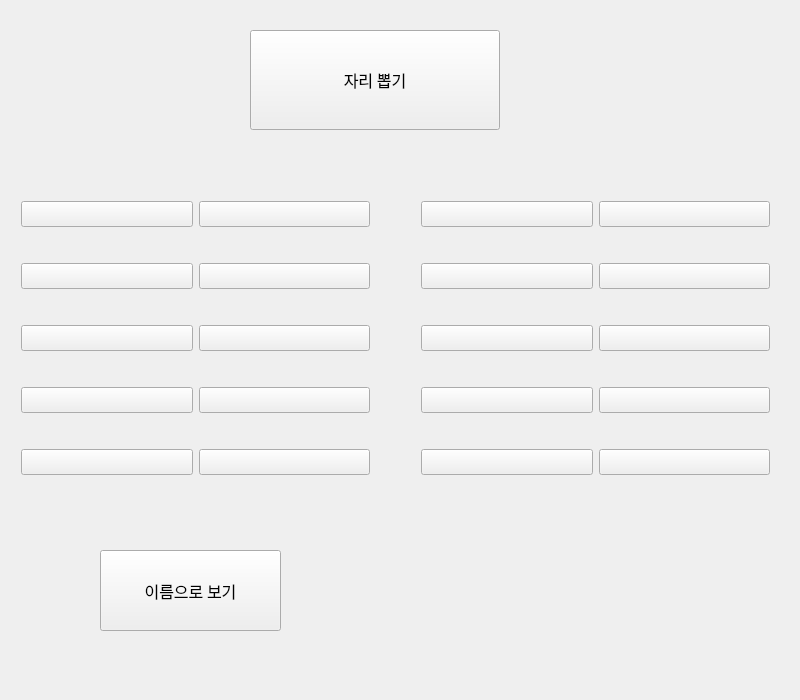
<?xml version="1.0" encoding="UTF-8"?>
<ui version="4.0">
 <class>Class_sit</class>
 <widget class="QWidget" name="Class_sit">
  <property name="geometry">
   <rect>
    <x>0</x>
    <y>0</y>
    <width>800</width>
    <height>700</height>
   </rect>
  </property>
  <property name="font">
   <font>
    <family>맑은 고딕</family>
    <pointsize>10</pointsize>
   </font>
  </property>
  <property name="windowTitle">
   <string>Class_sit</string>
  </property>
  <widget class="QPushButton" name="sit_set_BT">
   <property name="geometry">
    <rect>
     <x>250</x>
     <y>30</y>
     <width>250</width>
     <height>100</height>
    </rect>
   </property>
   <property name="font">
    <font>
     <pointsize>12</pointsize>
    </font>
   </property>
   <property name="text">
    <string>자리 뽑기</string>
   </property>
  </widget>
  <widget class="QWidget" name="layoutWidget">
   <property name="geometry">
    <rect>
     <x>410</x>
     <y>160</y>
     <width>371</width>
     <height>361</height>
    </rect>
   </property>
   <layout class="QHBoxLayout" name="G2">
    <item>
     <layout class="QVBoxLayout" name="Line_3">
      <item>
       <widget class="QPushButton" name="Sit_3">
        <property name="text">
         <string/>
        </property>
       </widget>
      </item>
      <item>
       <widget class="QPushButton" name="Sit_7">
        <property name="text">
         <string/>
        </property>
       </widget>
      </item>
      <item>
       <widget class="QPushButton" name="Sit_11">
        <property name="text">
         <string/>
        </property>
       </widget>
      </item>
      <item>
       <widget class="QPushButton" name="Sit_15">
        <property name="text">
         <string/>
        </property>
       </widget>
      </item>
      <item>
       <widget class="QPushButton" name="Sit_19">
        <property name="text">
         <string/>
        </property>
       </widget>
      </item>
     </layout>
    </item>
    <item>
     <layout class="QVBoxLayout" name="Line_4">
      <item>
       <widget class="QPushButton" name="Sit_4">
        <property name="text">
         <string/>
        </property>
       </widget>
      </item>
      <item>
       <widget class="QPushButton" name="Sit_8">
        <property name="text">
         <string/>
        </property>
       </widget>
      </item>
      <item>
       <widget class="QPushButton" name="Sit_12">
        <property name="text">
         <string/>
        </property>
       </widget>
      </item>
      <item>
       <widget class="QPushButton" name="Sit_16">
        <property name="text">
         <string/>
        </property>
       </widget>
      </item>
      <item>
       <widget class="QPushButton" name="Sit_20">
        <property name="text">
         <string/>
        </property>
       </widget>
      </item>
     </layout>
    </item>
   </layout>
  </widget>
  <widget class="QWidget" name="layoutWidget_2">
   <property name="geometry">
    <rect>
     <x>10</x>
     <y>160</y>
     <width>371</width>
     <height>361</height>
    </rect>
   </property>
   <layout class="QHBoxLayout" name="G1">
    <item>
     <layout class="QVBoxLayout" name="Line_1">
      <item>
       <widget class="QPushButton" name="Sit_1">
        <property name="text">
         <string/>
        </property>
       </widget>
      </item>
      <item>
       <widget class="QPushButton" name="Sit_5">
        <property name="text">
         <string/>
        </property>
       </widget>
      </item>
      <item>
       <widget class="QPushButton" name="Sit_9">
        <property name="text">
         <string/>
        </property>
       </widget>
      </item>
      <item>
       <widget class="QPushButton" name="Sit_13">
        <property name="text">
         <string/>
        </property>
       </widget>
      </item>
      <item>
       <widget class="QPushButton" name="Sit_17">
        <property name="text">
         <string/>
        </property>
       </widget>
      </item>
     </layout>
    </item>
    <item>
     <layout class="QVBoxLayout" name="Line_2">
      <item>
       <widget class="QPushButton" name="Sit_2">
        <property name="text">
         <string/>
        </property>
       </widget>
      </item>
      <item>
       <widget class="QPushButton" name="Sit_6">
        <property name="text">
         <string/>
        </property>
       </widget>
      </item>
      <item>
       <widget class="QPushButton" name="Sit_10">
        <property name="text">
         <string/>
        </property>
       </widget>
      </item>
      <item>
       <widget class="QPushButton" name="Sit_14">
        <property name="text">
         <string/>
        </property>
       </widget>
      </item>
      <item>
       <widget class="QPushButton" name="Sit_18">
        <property name="text">
         <string/>
        </property>
       </widget>
      </item>
     </layout>
    </item>
   </layout>
  </widget>
  <widget class="QPushButton" name="name_num_BT">
   <property name="geometry">
    <rect>
     <x>100</x>
     <y>550</y>
     <width>181</width>
     <height>81</height>
    </rect>
   </property>
   <property name="font">
    <font>
     <pointsize>12</pointsize>
    </font>
   </property>
   <property name="text">
    <string>이름으로 보기</string>
   </property>
  </widget>
 </widget>
 <layoutdefault spacing="6" margin="11"/>
 <resources/>
 <connections/>
</ui>
